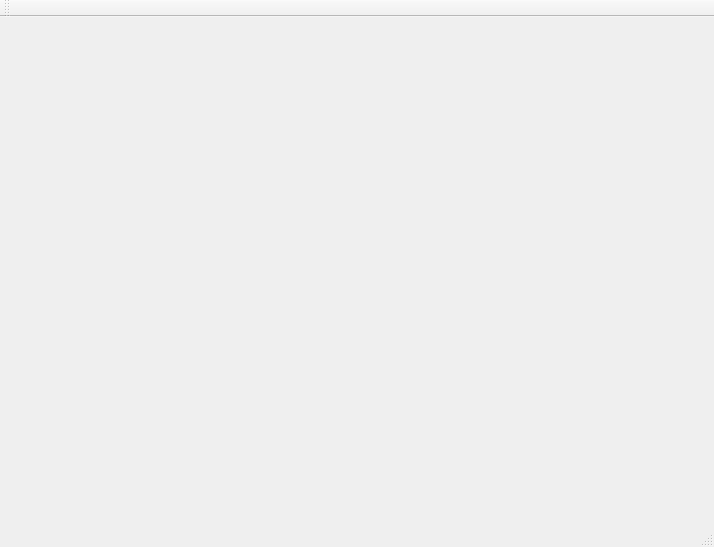
<?xml version="1.0" encoding="UTF-8"?>
<ui version="4.0">
 <class>MainWindow</class>
 <widget class="QMainWindow" name="MainWindow">
  <property name="geometry">
   <rect>
    <x>0</x>
    <y>0</y>
    <width>714</width>
    <height>547</height>
   </rect>
  </property>
  <property name="windowTitle">
   <string>MainWindow</string>
  </property>
  <widget class="QWidget" name="centralWidget"/>
  <widget class="QMenuBar" name="menuBar">
   <property name="geometry">
    <rect>
     <x>0</x>
     <y>0</y>
     <width>714</width>
     <height>25</height>
    </rect>
   </property>
  </widget>
  <widget class="QToolBar" name="mainToolBar">
   <attribute name="toolBarArea">
    <enum>TopToolBarArea</enum>
   </attribute>
   <attribute name="toolBarBreak">
    <bool>false</bool>
   </attribute>
  </widget>
  <widget class="QStatusBar" name="statusBar"/>
 </widget>
 <layoutdefault spacing="6" margin="11"/>
 <resources/>
 <connections/>
</ui>
